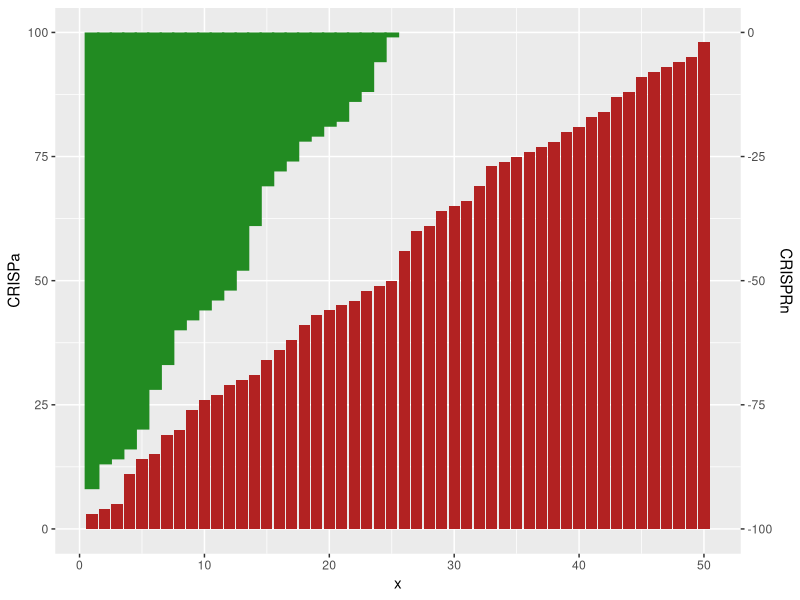

Write the R code that produced this figure.
library(ggplot2)

# create test data
crispra <- sample(1:100, 50)
crispra <- crispra[order(crispra)]
crisprn <- sample(1:100, 25)
crisprn <- crisprn[order(-crisprn)]
plotdat <- data.frame(x = 1:length(crispra),
                      crispra = crispra,
                      crisprn = c(crisprn, rep(NA, 25)))

# plot
ggplot(plotdat, aes(x = x)) +
  geom_bar(aes(y = crispra), stat = "identity", fill = "firebrick") + # bars for first crispr set
  geom_segment(aes(xend = x, y = 100, yend = 100-crisprn), 
               size = 5, stat = "identity", col = "forestgreen") + # bars for second - have to use geom_segment to get custom start/end points
  # note you need to change the size paramter to match between bars & segments depending on size of plotting window
  scale_y_continuous(sec.axis = sec_axis(~. - 100, name = "CRISPRn"), name = "CRISPa") # add second axis 
